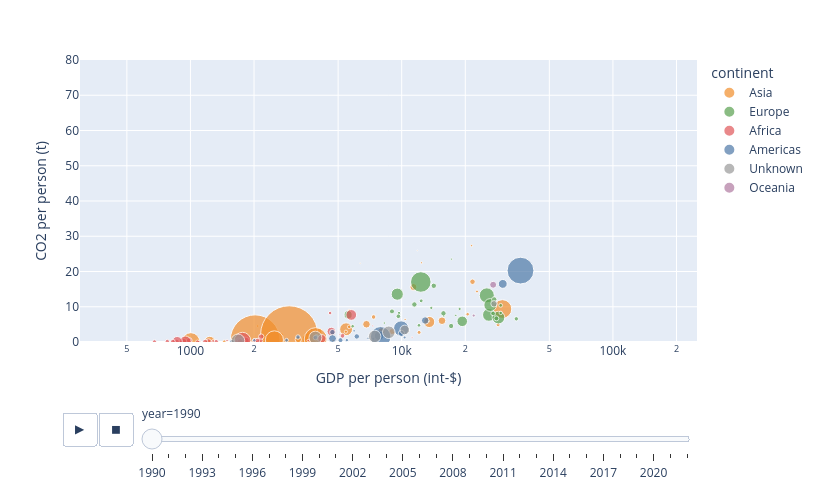

The code cell stored with this chart in its notebook:
### Markdown cell above
### Exercise 23 – Interactive bubbles through time

**An interactive bubble chart through time.** Build `anim` from `ct`: rows with non-missing `gdp_pc`, `co2_per_person` and `population`, sorted by `year`. Draw the interactive version of the bubble chart of Block 1 with `px.scatter` (log x, size = `population`, colour = `continent` using `palette`, `hover_name='nation'`, `size_max=45`) and `animation_frame='year'`. Fix the axes so the frames are comparable: `range_x=[300, 250000]` (log) and `range_y=[0, 80]` (the same cap as in the small multiples). Print which rows fall outside `range_y`.
In a comment: what does hovering give the reader that the static chart could not, what does a fixed axis protect the reader from, and what did the cap hide?

### Code cell
# Write your code here

### Figure 1 — Plotly figure (JSON) as saved in the notebook; plotly's stock layout.template omitted (floating-point values rounded to 4 significant figures)
{"data": [{"hovertemplate": "<b>%{hovertext}</b><br><br>continent=Asia<br>year=1990<br>GDP per person (int-$)=%{x}<br>CO2 per person (t)=%{y}<br>population=%{marker.size}<extra></extra>", "hovertext": ["Hong Kong", "Armenia", "Kuwait", "Kazakhstan", "Philippines", "Turkmenistan", "Korea, South", "Oman", "Uzbekistan", "Sri Lanka", "Taiwan", "Israel", "Japan", "Lebanon", "Afghanistan", "Laos", "Nepal", "Mongolia", "India", "Iran", "Singapore", "Malaysia", "Iraq", "China", "Kyrgyzstan", "Myanmar", "Indonesia", "Saudi Arabia", "Georgia", "Yemen", "Qatar", "Bangladesh", "Palestine", "Jordan", "Pakistan", "Syria", "United Arab Emirates", "Azerbaijan", "Bahrain", "Tajikistan"], "legendgroup": "Asia", "marker": {"color": "#f28e2b", "size": [5561000.0, 3552000.0, 1685000.0, 17150000.0, 62850000.0, 3761000.0, 44080000.0, 1764000.0, 20460000.0, 16350000.0, 20590000.0, 4545000.0, 123400000.0, 3595000.0, 12050000.0, 4312000.0, 19520000.0, 2165000.0, 865000000.0, 58380000.0, 3040000.0, 17830000.0, 17580000.0, 1154000000.0, 4460000.0, 39820000.0, 183500000.0, 10640000.0, 5449000.0, 13890000.0, 440200.0, 111600000.0, 2139000.0, 3622000.0, 116200000.0, 12580000.0, 1898000.0, 7231000.0, 514800.0, 5399000.0], "sizemode": "area", "sizeref": 704400.0, "symbol": "circle"}, "mode": "markers", "name": "Asia", "orientation": "v", "showlegend": true, "x": [28600.0, 9192.0, 12400.0, 11360.0, 3626.0, 5638.0, 13490.0, 10380.0, 6812.0, 4103.0, 15520.0, 20520.0, 29980.0, 2704.0, 1085.0, 1446.0, 1256.0, 2080.0, 2024.0, 5455.0, 22720.0, 8030.0, 4041.0, 2934.0, 5643.0, 1235.0, 3916.0, 21640.0, 12090.0, 3238.0, 11860.0, 1004.0, 4743.0, 5443.0, 2497.0, 8984.0, 21410.0, 7362.0, 6360.0, 4690.0], "xaxis": "x", "y": [4.882, 2.535, 22.47, 15.59, 0.649, 8.871, 5.683, 6.398, 5.039, 0.233, 6.033, 7.882, 9.359, 2.189, 0.168, 0.119, 0.037, 4.523, 0.668, 3.616, 14.32, 3.043, 2.826, 2.153, 4.306, 0.106, 0.845, 17.1, 2.725, 0.689, 25.96, 0.126, 0.403, 2.924, 0.584, 2.962, 27.35, 7.101, 22.33, 2.28], "yaxis": "y", "type": "scatter"}, {"hovertemplate": "<b>%{hovertext}</b><br><br>continent=Europe<br>year=1990<br>GDP per person (int-$)=%{x}<br>CO2 per person (t)=%{y}<br>population=%{marker.size}<extra></extra>", "hovertext": ["Ireland", "Czech Republic", "Italy", "North Macedonia", "France", "Germany", "Moldova", "Romania", "Spain", "Slovakia", "Cyprus", "Denmark", "Belarus", "Finland", "United Kingdom", "Russia", "Croatia", "Switzerland", "Portugal", "Estonia", "Belgium", "Ukraine", "Latvia", "Albania", "Norway", "Slovenia", "Austria", "Sweden", "Bulgaria", "Lithuania", "Greece", "Serbia", "Bosnia and Herzegovina"], "legendgroup": "Europe", "marker": {"color": "#59a14f", "size": [3514000.0, 10300000.0, 57030000.0, 2064000.0, 56990000.0, 79710000.0, 4451000.0, 22940000.0, 39080000.0, 5266000.0, 788400.0, 5141000.0, 10190000.0, 4987000.0, 57370000.0, 149000000.0, 4835000.0, 6713000.0, 9990000.0, 1570000.0, 9961000.0, 52050000.0, 2660000.0, 3278000.0, 4241000.0, 1998000.0, 7680000.0, 8559000.0, 8822000.0, 3695000.0, 10260000.0, 7875000.0, 4449000.0], "sizemode": "area", "sizeref": 704400.0, "symbol": "circle"}, "mode": "markers", "name": "Europe", "orientation": "v", "showlegend": true, "x": [18810.0, 14190.0, 25870.0, 8274.0, 28710.0, 25290.0, 9709.0, 5578.0, 19350.0, 12370.0, 13450.0, 29410.0, 11480.0, 26880.0, 26250.0, 12320.0, 12070.0, 34880.0, 17140.0, 17240.0, 27430.0, 9527.0, 15830.0, 3950.0, 29440.0, 18030.0, 27080.0, 28070.0, 8994.0, 13810.0, 15760.0, 9645.0, 5860.0], "xaxis": "x", "y": [9.375, 15.94, 7.684, 5.378, 6.929, 13.23, 8.201, 7.696, 5.869, 11.68, 5.896, 10.4, 10.65, 11.41, 10.49, 17.02, 4.733, 6.576, 4.536, 23.5, 12.08, 13.57, 7.391, 1.684, 8.254, 7.556, 8.098, 6.709, 8.687, 9.672, 8.133, 7.307, 4.467], "yaxis": "y", "type": "scatter"}, {"hovertemplate": "<b>%{hovertext}</b><br><br>continent=Africa<br>year=1990<br>GDP per person (int-$)=%{x}<br>CO2 per person (t)=%{y}<br>population=%{marker.size}<extra></extra>", "hovertext": ["Sierra Leone", "Central African Republic", "Guinea", "Guinea-Bissau", "Cote d'Ivoire", "Benin", "Equatorial Guinea", "Zimbabwe", "Liberia", "Mauritania", "Tunisia", "Rwanda", "Eswatini", "Malawi", "Kenya", "South Africa", "Togo", "Ghana", "Uganda", "Botswana", "Angola", "Cameroon", "Madagascar", "Ethiopia", "Burkina Faso", "Morocco", "Congo", "Algeria", "Gabon", "Libya", "Lesotho", "Democratic Republic of Congo", "Senegal", "Chad", "Mauritius", "Burundi", "Djibouti", "Mozambique", "Niger", "Nigeria", "Gambia"], "legendgroup": "Africa", "marker": {"color": "#e15759", "size": [4197000.0, 2872000.0, 6434000.0, 973700.0, 12190000.0, 5281000.0, 474300.0, 10140000.0, 2224000.0, 1952000.0, 8325000.0, 7375000.0, 872400.0, 9546000.0, 22890000.0, 40750000.0, 3714000.0, 15390000.0, 17570000.0, 1306000.0, 11630000.0, 11330000.0, 12060000.0, 47610000.0, 9159000.0, 24380000.0, 2381000.0, 25380000.0, 983700.0, 4445000.0, 1810000.0, 36680000.0, 7721000.0, 5983000.0, 1089000.0, 5587000.0, 579500.0, 13090000.0, 8286000.0, 97120000.0, 1055000.0], "sizemode": "area", "sizeref": 704400.0, "symbol": "circle"}, "mode": "markers", "name": "Africa", "orientation": "v", "showlegend": true, "x": [1647.0, 1099.0, 777.0, 1296.0, 2134.0, 1652.0, 1935.0, 2164.0, 1655.0, 1490.0, 5244.0, 1323.0, 3921.0, 860.1, 1816.0, 5771.0, 1277.0, 1695.0, 925.9, 5101.0, 987.6, 2024.0, 1218.0, 945.8, 1174.0, 4191.0, 3611.0, 4644.0, 7291.0, 4583.0, 1771.0, 865.4, 2072.0, 675.6, 11200.0, 1081.0, 1987.0, 1718.0, 825.2, 1764.0, 1262.0], "xaxis": "x", "y": [0.119, 0.064, 0.15, 0.098, 0.392, 0.11, 0.131, 1.533, 0.205, 0.437, 1.757, 0.071, 1.1, 0.077, 0.253, 7.68, 0.263, 0.228, 0.043, 2.068, 0.438, 0.23, 0.078, 0.063, 0.065, 0.915, 0.423, 2.991, 4.559, 8.214, 0.814, 0.116, 0.38, 0.063, 1.342, 0.037, 0.512, 0.078, 0.072, 0.399, 0.188], "yaxis": "y", "type": "scatter"}, {"hovertemplate": "<b>%{hovertext}</b><br><br>continent=Americas<br>year=1990<br>GDP per person (int-$)=%{x}<br>CO2 per person (t)=%{y}<br>population=%{marker.size}<extra></extra>", "hovertext": ["Cuba", "Uruguay", "Paraguay", "Bolivia", "Haiti", "Costa Rica", "Venezuela", "Colombia", "Honduras", "Mexico", "Jamaica", "Dominican Republic", "Guatemala", "Ecuador", "Panama", "Peru", "Canada", "USA", "Nicaragua", "Brazil", "Chile"], "legendgroup": "Americas", "marker": {"color": "#4e79a7", "size": [10630000.0, 3104000.0, 4036000.0, 7130000.0, 6854000.0, 3122000.0, 19830000.0, 32440000.0, 4980000.0, 82820000.0, 2380000.0, 7151000.0, 9025000.0, 10470000.0, 2456000.0, 22010000.0, 27790000.0, 253400000.0, 4163000.0, 149100000.0, 13440000.0], "sizemode": "area", "sizeref": 704400.0, "symbol": "circle"}, "mode": "markers", "name": "Americas", "orientation": "v", "showlegend": true, "x": [4698.0, 10320.0, 5500.0, 3229.0, 1572.0, 7338.0, 12920.0, 7816.0, 2851.0, 9944.0, 5954.0, 3901.0, 5131.0, 6129.0, 6938.0, 4705.0, 30080.0, 36510.0, 2006.0, 7949.0, 9969.0], "xaxis": "x", "y": [2.788, 1.281, 0.528, 1.405, 0.145, 0.932, 6.096, 1.753, 0.503, 3.825, 3.163, 1.249, 0.516, 1.575, 1.066, 0.972, 16.48, 20.25, 0.491, 1.466, 2.449], "yaxis": "y", "type": "scatter"}, {"hovertemplate": "<b>%{hovertext}</b><br><br>continent=Unknown<br>year=1990<br>GDP per person (int-$)=%{x}<br>CO2 per person (t)=%{y}<br>population=%{marker.size}<extra></extra>", "hovertext": ["Netherlands", "Vietnam", "Turkey", "Thailand", "Egypt", "Argentina"], "legendgroup": "Unknown", "marker": {"color": "#999999", "size": [15030000.0, 65500000.0, 56020000.0, 54740000.0, 58400000.0, 32760000.0], "sizemode": "area", "sizeref": 704400.0, "symbol": "circle"}, "mode": "markers", "name": "Unknown", "orientation": "v", "showlegend": true, "x": [27370.0, 1678.0, 8690.0, 7447.0, 3904.0, 10340.0], "xaxis": "x", "y": [10.85, 0.325, 2.759, 1.581, 1.248, 3.425], "yaxis": "y", "type": "scatter"}, {"hovertemplate": "<b>%{hovertext}</b><br><br>continent=Oceania<br>year=1990<br>GDP per person (int-$)=%{x}<br>CO2 per person (t)=%{y}<br>population=%{marker.size}<extra></extra>", "hovertext": ["Australia", "New Zealand"], "legendgroup": "Oceania", "marker": {"color": "#b07aa1", "size": [17130000.0, 3397000.0], "sizemode": "area", "sizeref": 704400.0, "symbol": "circle"}, "mode": "markers", "name": "Oceania", "orientation": "v", "showlegend": true, "x": [27100.0, 21930.0], "xaxis": "x", "y": [16.24, 7.504], "yaxis": "y", "type": "scatter"}], "layout": {"xaxis": {"anchor": "y", "domain": [0.0, 1.0], "title": {"text": "GDP per person (int-$)"}, "type": "log", "range": [2.477, 5.398]}, "yaxis": {"anchor": "x", "domain": [0.0, 1.0], "title": {"text": "CO2 per person (t)"}, "range": [0, 80]}, "legend": {"title": {"text": "continent"}, "tracegroupgap": 0, "itemsizing": "constant"}, "margin": {"t": 60}, "height": 500, "width": 820, "updatemenus": [{"buttons": [{"args": [null, {"frame": {"duration": 500, "redraw": false}, "mode": "immediate", "fromcurrent": true, "transition": {"duration": 500, "easing": "linear"}}], "label": "&#9654;", "method": "animate"}, {"args": [[null], {"frame": {"duration": 0, "redraw": false}, "mode": "immediate", "fromcurrent": true, "transition": {"duration": 0, "easing": "linear"}}], "label": "&#9724;", "method": "animate"}], "direction": "left", "pad": {"r": 10, "t": 70}, "showactive": false, "type": "buttons", "x": 0.1, "xanchor": "right", "y": 0, "yanchor": "top"}], "sliders": [{"active": 0, "currentvalue": {"prefix": "year="}, "len": 0.9, "pad": {"b": 10, "t": 60}, "steps": [{"args": [["1990"], {"frame": {"duration": 0, "redraw": false}, "mode": "immediate", "fromcurrent": true, "transition": {"duration": 0, "easing": "linear"}}], "label": "1990", "method": "animate"}, {"args": [["1991"], {"frame": {"duration": 0, "redraw": false}, "mode": "immediate", "fromcurrent": true, "transition": {"duration": 0, "easing": "linear"}}], "label": "1991", "method": "animate"}, {"args": [["1992"], {"frame": {"duration": 0, "redraw": false}, "mode": "immediate", "fromcurrent": true, "transition": {"duration": 0, "easing": "linear"}}], "label": "1992", "method": "animate"}, {"args": [["1993"], {"frame": {"duration": 0, "redraw": false}, "mode": "immediate", "fromcurrent": true, "transition": {"duration": 0, "easing": "linear"}}], "label": "1993", "method": "animate"}, {"args": [["1994"], {"frame": {"duration": 0, "redraw": false}, "mode": "immediate", "fromcurrent": true, "transition": {"duration": 0, "easing": "linear"}}], "label": "1994", "method": "animate"}, {"args": [["1995"], {"frame": {"duration": 0, "redraw": false}, "mode": "immediate", "fromcurrent": true, "transition": {"duration": 0, "easing": "linear"}}], "label": "1995", "method": "animate"}, {"args": [["1996"], {"frame": {"duration": 0, "redraw": false}, "mode": "immediate", "fromcurrent": true, "transition": {"duration": 0, "easing": "linear"}}], "label": "1996", "method": "animate"}, {"args": [["1997"], {"frame": {"duration": 0, "redraw": false}, "mode": "immediate", "fromcurrent": true, "transition": {"duration": 0, "easing": "linear"}}], "label": "1997", "method": "animate"}, {"args": [["1998"], {"frame": {"duration": 0, "redraw": false}, "mode": "immediate", "fromcurrent": true, "transition": {"duration": 0, "easing": "linear"}}], "label": "1998", "method": "animate"}, {"args": [["1999"], {"frame": {"duration": 0, "redraw": false}, "mode": "immediate", "fromcurrent": true, "transition": {"duration": 0, "easing": "linear"}}], "label": "1999", "method": "animate"}, {"args": [["2000"], {"frame": {"duration": 0, "redraw": false}, "mode": "immediate", "fromcurrent": true, "transition": {"duration": 0, "easing": "linear"}}], "label": "2000", "method": "animate"}, {"args": [["2001"], {"frame": {"duration": 0, "redraw": false}, "mode": "immediate", "fromcurrent": true, "transition": {"duration": 0, "easing": "linear"}}], "label": "2001", "method": "animate"}, {"args": [["2002"], {"frame": {"duration": 0, "redraw": false}, "mode": "immediate", "fromcurrent": true, "transition": {"duration": 0, "easing": "linear"}}], "label": "2002", "method": "animate"}, {"args": [["2003"], {"frame": {"duration": 0, "redraw": false}, "mode": "immediate", "fromcurrent": true, "transition": {"duration": 0, "easing": "linear"}}], "label": "2003", "method": "animate"}, {"args": [["2004"], {"frame": {"duration": 0, "redraw": false}, "mode": "immediate", "fromcurrent": true, "transition": {"duration": 0, "easing": "linear"}}], "label": "2004", "method": "animate"}, {"args": [["2005"], {"frame": {"duration": 0, "redraw": false}, "mode": "immediate", "fromcurrent": true, "transition": {"duration": 0, "easing": "linear"}}], "label": "2005", "method": "animate"}, {"args": [["2006"], {"frame": {"duration": 0, "redraw": false}, "mode": "immediate", "fromcurrent": true, "transition": {"duration": 0, "easing": "linear"}}], "label": "2006", "method": "animate"}, {"args": [["2007"], {"frame": {"duration": 0, "redraw": false}, "mode": "immediate", "fromcurrent": true, "transition": {"duration": 0, "easing": "linear"}}], "label": "2007", "method": "animate"}, {"args": [["2008"], {"frame": {"duration": 0, "redraw": false}, "mode": "immediate", "fromcurrent": true, "transition": {"duration": 0, "easing": "linear"}}], "label": "2008", "method": "animate"}, {"args": [["2009"], {"frame": {"duration": 0, "redraw": false}, "mode": "immediate", "fromcurrent": true, "transition": {"duration": 0, "easing": "linear"}}], "label": "2009", "method": "animate"}, {"args": [["2010"], {"frame": {"duration": 0, "redraw": false}, "mode": "immediate", "fromcurrent": true, "transition": {"duration": 0, "easing": "linear"}}], "label": "2010", "method": "animate"}, {"args": [["2011"], {"frame": {"duration": 0, "redraw": false}, "mode": "immediate", "fromcurrent": true, "transition": {"duration": 0, "easing": "linear"}}], "label": "2011", "method": "animate"}, {"args": [["2012"], {"frame": {"duration": 0, "redraw": false}, "mode": "immediate", "fromcurrent": true, "transition": {"duration": 0, "easing": "linear"}}], "label": "2012", "method": "animate"}, {"args": [["2013"], {"frame": {"duration": 0, "redraw": false}, "mode": "immediate", "fromcurrent": true, "transition": {"duration": 0, "easing": "linear"}}], "label": "2013", "method": "animate"}, {"args": [["2014"], {"frame": {"duration": 0, "redraw": false}, "mode": "immediate", "fromcurrent": true, "transition": {"duration": 0, "easing": "linear"}}], "label": "2014", "method": "animate"}, {"args": [["2015"], {"frame": {"duration": 0, "redraw": false}, "mode": "immediate", "fromcurrent": true, "transition": {"duration": 0, "easing": "linear"}}], "label": "2015", "method": "animate"}, {"args": [["2016"], {"frame": {"duration": 0, "redraw": false}, "mode": "immediate", "fromcurrent": true, "transition": {"duration": 0, "easing": "linear"}}], "label": "2016", "method": "animate"}, {"args": [["2017"], {"frame": {"duration": 0, "redraw": false}, "mode": "immediate", "fromcurrent": true, "transition": {"duration": 0, "easing": "linear"}}], "label": "2017", "method": "animate"}, {"args": [["2018"], {"frame": {"duration": 0, "redraw": false}, "mode": "immediate", "fromcurrent": true, "transition": {"duration": 0, "easing": "linear"}}], "label": "2018", "method": "animate"}, {"args": [["2019"], {"frame": {"duration": 0, "redraw": false}, "mode": "immediate", "fromcurrent": true, "transition": {"duration": 0, "easing": "linear"}}], "label": "2019", "method": "animate"}, {"args": [["2020"], {"frame": {"duration": 0, "redraw": false}, "mode": "immediate", "fromcurrent": true, "transition": {"duration": 0, "easing": "linear"}}], "label": "2020", "method": "animate"}, {"args": [["2021"], {"frame": {"duration": 0, "redraw": false}, "mode": "immediate", "fromcurrent": true, "transition": {"duration": 0, "easing": "linear"}}], "label": "2021", "method": "animate"}, {"args": [["2022"], {"frame": {"duration": 0, "redraw": false}, "mode": "immediate", "fromcurrent": true, "transition": {"duration": 0, "easing": "linear"}}], "label": "2022", "method": "animate"}], "x": 0.1, "xanchor": "left", "y": 0, "yanchor": "top"}]}}
